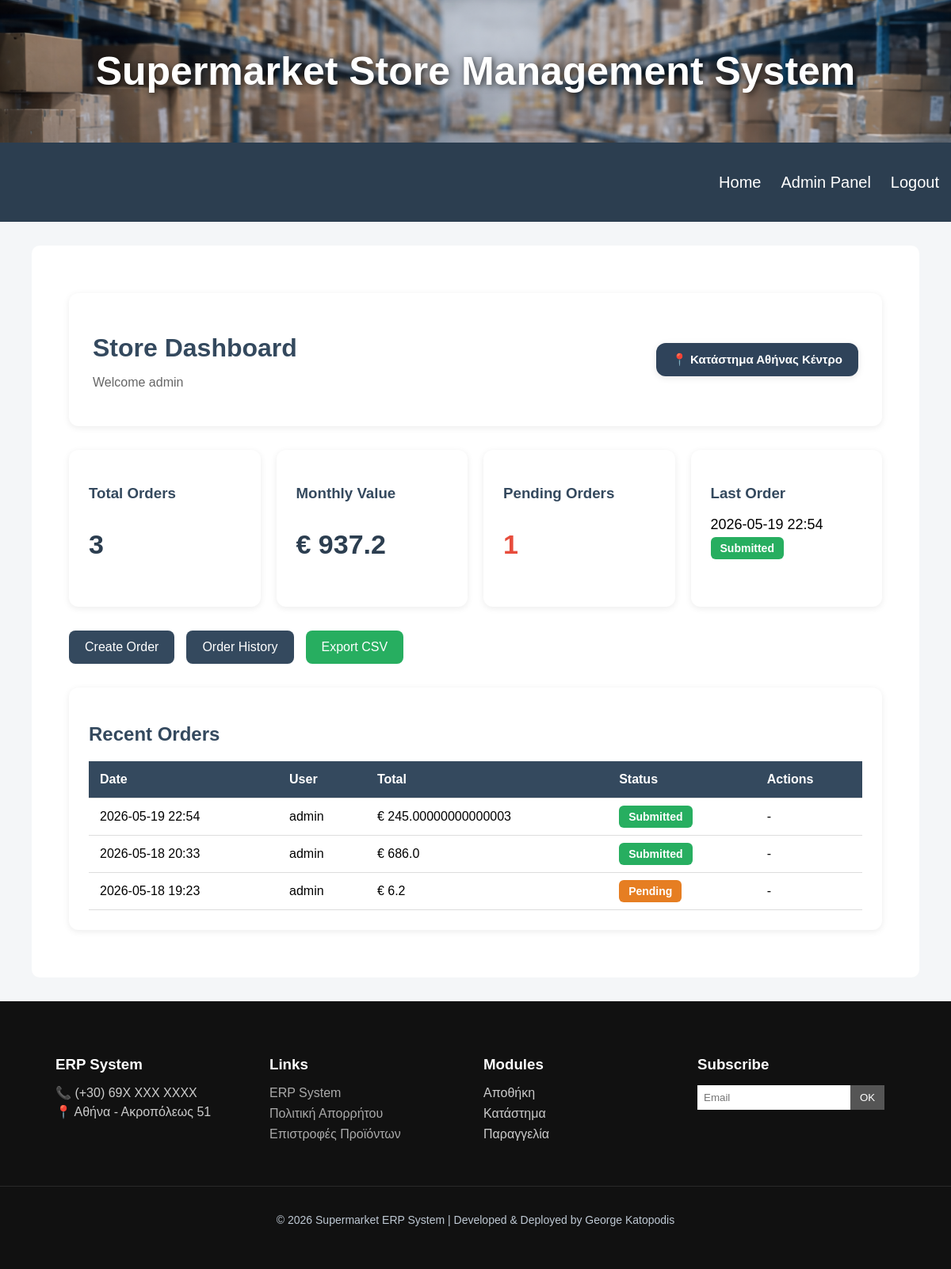
The page /dashboard (signed in) on the database as committed earlier.
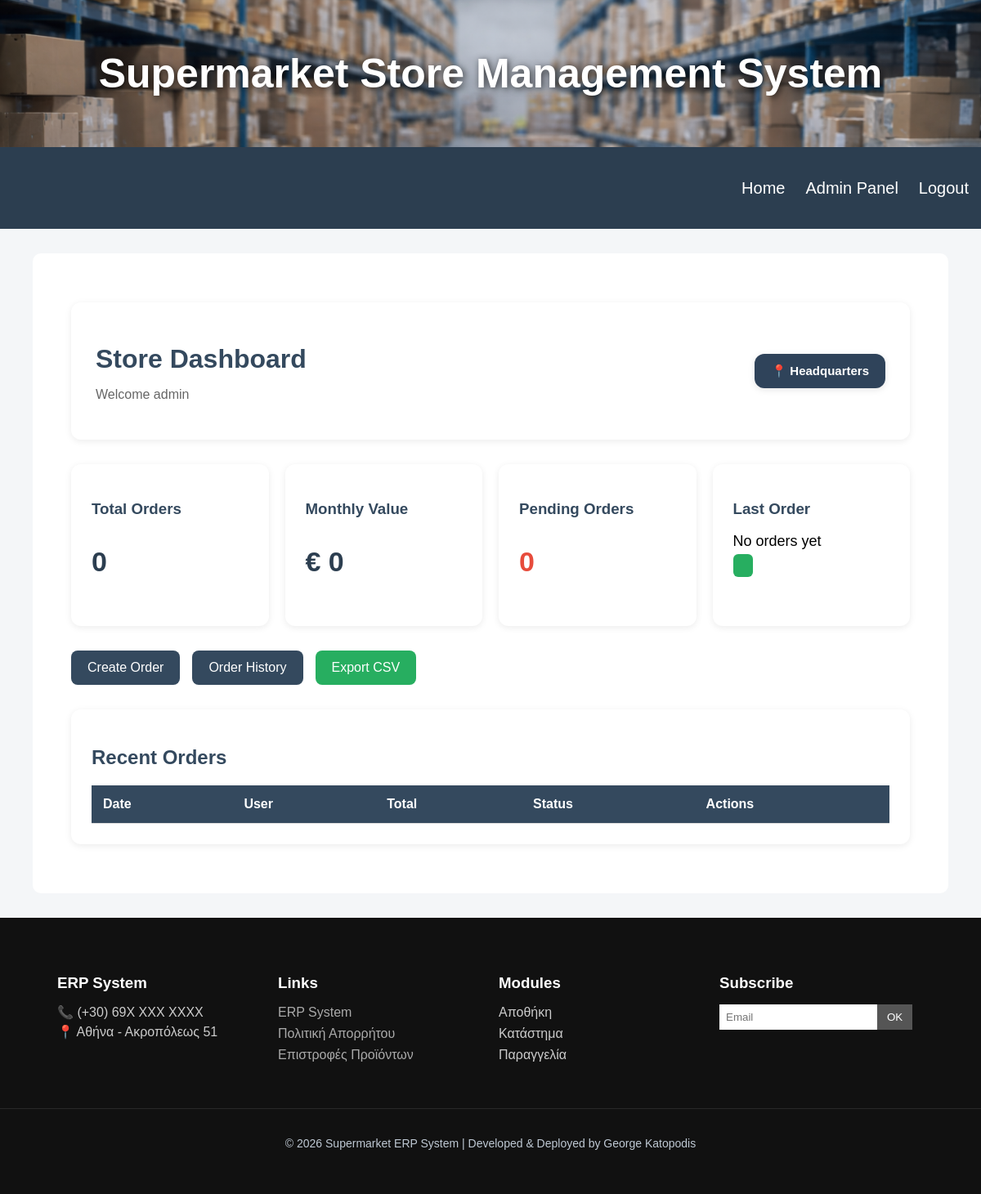
The same page on the database as committed later.
### tables this page shows
CREATE TABLE stores (
    store_id INTEGER PRIMARY KEY AUTOINCREMENT,
    store_name VARCHAR(100) NOT NULL,
    store_location VARCHAR(100) NOT NULL
);

CREATE TABLE orders (
    order_id INTEGER PRIMARY KEY AUTOINCREMENT,
    store_id INTEGER NOT NULL,
    order_date TEXT NOT NULL,
    order_status VARCHAR(20) NOT NULL, total REAL DEFAULT 0,
    FOREIGN KEY (store_id) REFERENCES stores(store_id)
);

### app.py (the view)
@app.route("/dashboard")
def dashboard():
    if "user" not in session:
        return redirect(url_for("login"))
    conn = get_db_connection()
    store_id = session["store_id"]
    store = conn.execute("""
        SELECT store_name
        FROM stores
        WHERE store_id = ?
    """, (store_id,)).fetchone()
    store_name = store["store_name"]
    total_orders = conn.execute("""
        SELECT COUNT(*) AS total
        FROM orders
        WHERE store_id=?
    """, (store_id,)).fetchone()["total"]
    monthly_value = conn.execute("""
        SELECT COALESCE(SUM(total), 0) AS total_value
        FROM orders
        WHERE store_id=?
        AND strftime('%Y-%m', order_date)
            = strftime('%Y-%m', 'now')
    """, (store_id,)).fetchone()["total_value"]
    pending_orders = conn.execute("""
        SELECT COUNT(*) AS pending
        FROM orders
        WHERE store_id=?
        AND order_status='Pending'
    """, (store_id,)).fetchone()["pending"]
    last_order = conn.execute("""
        SELECT order_date, order_status
        FROM orders
        WHERE store_id=?
        ORDER BY order_date DESC
        LIMIT 1
    """, (store_id,)).fetchone()
    recent_orders = conn.execute("""
        SELECT
            order_id,
            order_date,
            total,
            order_status
        FROM orders
        WHERE store_id=?
        ORDER BY order_date DESC
        LIMIT 5
    """, (store_id,)).fetchall()
    conn.close()
    return render_template(
        "control_panel.html",
        store_name=store_name,
        total_orders=total_orders,
        monthly_value=round(monthly_value, 2),
        pending_orders=pending_orders,
        last_order=last_order,
        recent_orders=recent_orders
    )

### app.py (called while the page is built)
def get_db_connection():
    connection = sqlite3.connect(DATABASE_PATH)
    connection.row_factory = sqlite3.Row
    return connection

### templates/control_panel.html (shortened to what this page needs)
{% extends 'base.html' %}
{% block extra_css %}
<link rel="stylesheet"
      href="{{ url_for('static', filename='dashboard.css') }}">
{% endblock %}
{% block content %}
<div class="dashboard-container">
    <div class="dashboard-header">
        <div class="dashboard-top">
            <div>
                <h1>Store Dashboard</h1>
                <p>Welcome {{ session["user"] }}</p>
            </div>
            <div class="store-badge">
                📍 {{ store_name }}
            </div>
        </div>
    </div>
    <div class="kpi-grid">
        <div class="kpi-card">
            <h3>Total Orders</h3>
            <p class="kpi-number">
                {{ total_orders }}
            </p>
        </div>
        <div class="kpi-card">
            <h3>Monthly Value</h3>
            <p class="kpi-number">
                € {{ monthly_value }}
            </p>
        </div>
        <div class="kpi-card">
            <h3>Pending Orders</h3>
            <p class="kpi-number pending">
                {{ pending_orders }}
            </p>
        </div>
        <div class="kpi-card">
            <h3>Last Order</h3>
            <p class="kpi-small">
                {% if last_order %}
                     {{ last_order['order_date'][:16] }}
                {% else %}
                    No orders yet
                {% endif %}
            </p>
            <span class="status-badge submitted">
                {% if last_order %}
                    {{ last_order['order_status'][:16] }}
                {% endif %}
            </span>
        </div>
    </div>
    <div class="quick-actions">
        <a href="{{ url_for('orders') }}"
           class="action-btn">
            Create Order
        </a>
        <a href="{{ url_for('order_history') }}"
           class="action-btn">
            Order History
        </a>
        <a href="{{ url_for('export_orders_csv') }}"
            class="action-btn export-btn">
            Export CSV
        </a>
    </div>
    <div class="orders-section">
        <h2>Recent Orders</h2>
        <table class="dashboard-table">
            <thead>
                <tr>
                    <th>Date</th>
                    <th>User</th>
                    <th>Total</th>
                    <th>Status</th>
                    <th>Actions</th>
                </tr>
            </thead>
            <tbody>
            {% for order in recent_orders %}
                <tr>
                    <td>
                        {{ order['order_date'][:16] }}
                    </td>
                    <td>
                        {{ session['user'] }}
                    </td>
                    <td>
                        € {{ order['total'] }}
                    </td>
                    <td>
                        <span class="
                            status-badge
                            {{ order['order_status']|lower }}
                        ">
                            {{ order['order_status'] }}
                        </span>
                    </td>
                    <td>
                        {% if order['order_status'] == 'Pending'
                           and session['role'] == 'manager' %}
                            <a href="{{ url_for('approve_order',
                                                 order_id=order['order_id']) }}"
                               class="submit-btn">
                                Submit
                            </a>
                        {% else %}
                            -
                        {% endif %}
                    </td>
                </tr>
            {% endfor %}
            </tbody>
        </table>
    </div>
</div>
{% endblock %}

Rows that differ between the two databases and show on the page:
no longer on this page (row unchanged): stores: store_name "Κατάστημα Αθήνας Κέντρο"
no longer on this page (row unchanged): orders: order_date "2026-05-19 22:54", order_status "Submitted", user "admin", total "245.00000000000003"
no longer on this page (row unchanged): orders: order_date "2026-05-18 20:33", user "admin", total "686.0", order_status "Submitted"
no longer on this page (row unchanged): orders: order_date "2026-05-18 19:23", user "admin", total "6.2", order_status "Pending"
added stores: store_name "Headquarters"
Other text that changed with them:
{{ total_orders }}: "3" → "0"
{{ monthly_value }}: "937.2" → "0"
{{ pending_orders }}: "1" → "0"
text now shown: "No orders yet"
